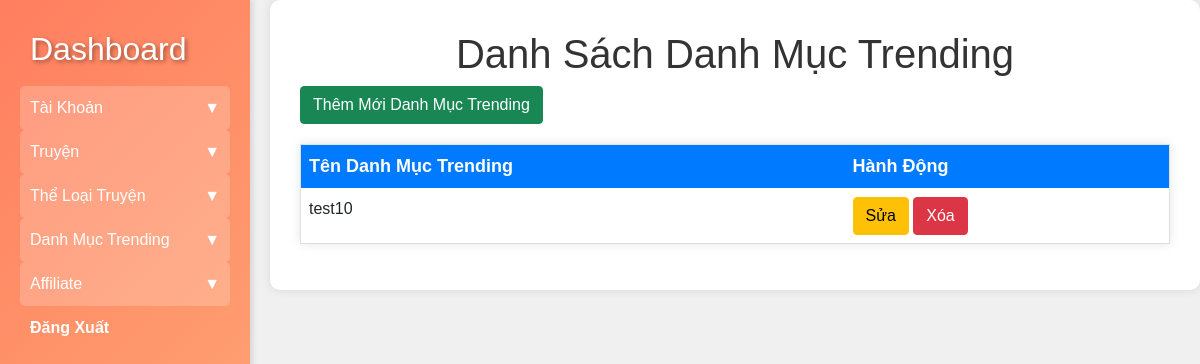
Page /admin/trending/index.php on the earlier database version.
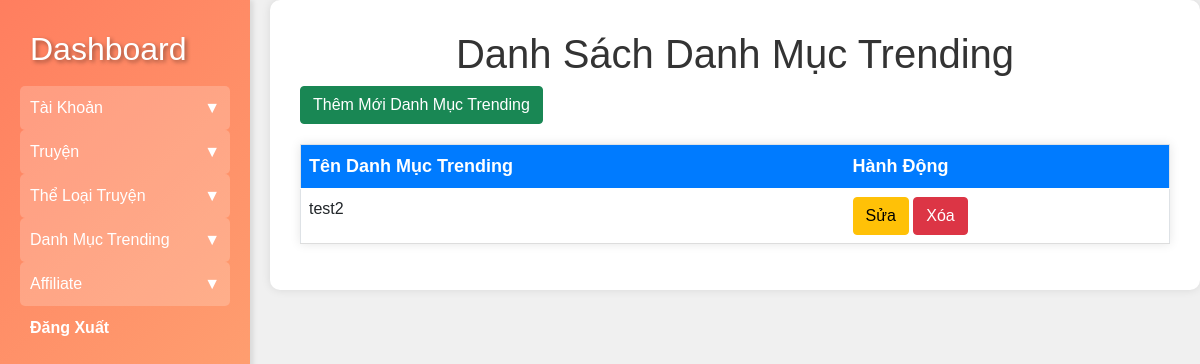
Same page on the later database version.
### tables this page shows
CREATE TABLE `trending` (
  `trending_id` int(11) UNSIGNED NOT NULL,
  `trending_name` varchar(50) NOT NULL,
  `update_at` datetime NOT NULL DEFAULT current_timestamp()
);

### admin/trending/index.php (the view, shortened to what this page needs)
<?php
include '../config/db_connection.php';
$query = "SELECT * FROM trending";
$result = $conn->query($query);
?>
<!DOCTYPE html>
<html lang="en">
<head>
    <link rel="stylesheet" href="../../assets/css/styles.css">
    <link href="https://cdn.jsdelivr.net/npm/bootstrap@5.0.2/dist/css/bootstrap.min.css" rel="stylesheet">
</head>
<body>
    <div class="sidebar">
        <a href="../index.php">
            <h2>Dashboard</h2>
        </a>
        <div class="toggle-btn" onclick="toggleMenu('accounts-menu')">
            <span>Tài Khoản</span>
            <span>&#9660;</span>
        </div>
        <div class="toggle-btn" onclick="toggleMenu('manga-menu')">
            <span>Truyện</span>
            <span>&#9660;</span>
        </div>
        <div class="toggle-btn" onclick="toggleMenu('manga-type-menu')">
            <span>Thể Loại Truyện</span>
            <span>&#9660;</span>
        </div>
        <div class="toggle-btn" onclick="toggleMenu('trending-menu')">
            <span>Danh Mục Trending</span>
            <span>&#9660;</span>
        </div>
        <div class="toggle-btn" onclick="toggleMenu('aff-menu')">
            <span>Affiliate</span>
            <span>&#9660;</span>
        </div>
        <a href="../config/logout.php">Đăng Xuất</a>
    </div>
    <div class="content">
        <h1>Danh Sách Danh Mục Trending</h1>
        <a class="btn btn-success" href="create.php">Thêm Mới Danh Mục Trending</a>
        <table class="table" border="1">
            <thead>
                <tr>
                    <th>Tên Danh Mục Trending</th>
                    <th>Hành Động</th>
                </tr>
            </thead>
            <tbody>
                <?php while ($row = $result->fetch_assoc()): ?>
                    <tr>
                        <td><?= $row['trending_name'] ?></td>
                        <td>
                            <a href="edit.php?id=<?= $row['trending_id'] ?>" class="btn btn-warning">Sửa</a>
                            <a href="delete.php?id=<?= $row['trending_id'] ?>" onclick="return confirm('Are you sure?')" class="btn btn-danger">Xóa</a>
                        </td>
                    </tr>
                <?php endwhile; ?>
            </tbody>
        </table>
    </div>
</body>
</html>

Differences in the rows shown:
changed trending: trending_name "test10" → "test2"
